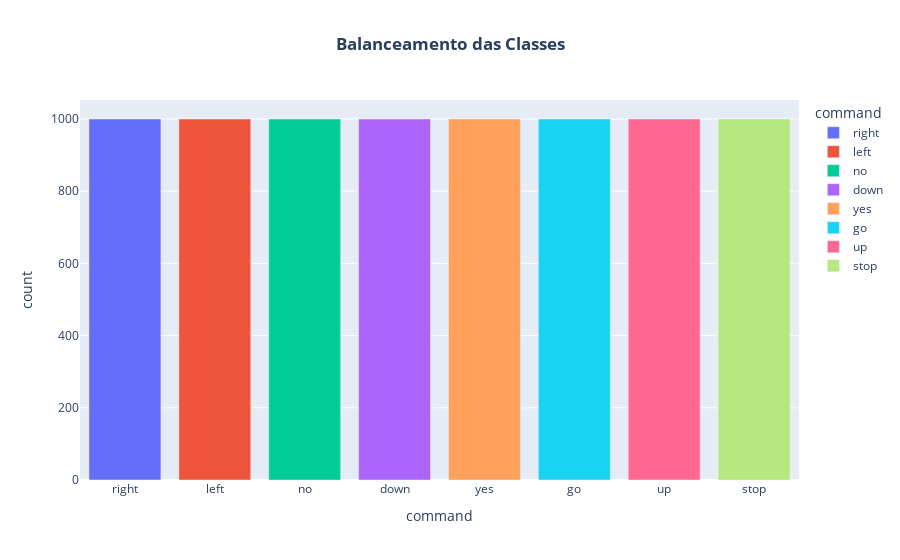

Notebook code cell kept with this figure:
### Code cell
# Mostrar o balanceamento de classes
plot_balanced_class(dataFrame)

### Figure 1 — Plotly figure (JSON) as saved in the notebook; plotly's stock layout.template omitted (floating-point values rounded to 4 significant figures)
{"data": [{"alignmentgroup": "True", "hovertemplate": "command=%{x}<br>count=%{y}<extra></extra>", "legendgroup": "right", "marker": {"color": "#636efa", "pattern": {"shape": ""}}, "name": "right", "offsetgroup": "right", "orientation": "v", "showlegend": true, "textposition": "auto", "type": "bar", "x": ["right"], "xaxis": "x", "y": [1000], "yaxis": "y"}, {"alignmentgroup": "True", "hovertemplate": "command=%{x}<br>count=%{y}<extra></extra>", "legendgroup": "left", "marker": {"color": "#EF553B", "pattern": {"shape": ""}}, "name": "left", "offsetgroup": "left", "orientation": "v", "showlegend": true, "textposition": "auto", "type": "bar", "x": ["left"], "xaxis": "x", "y": [1000], "yaxis": "y"}, {"alignmentgroup": "True", "hovertemplate": "command=%{x}<br>count=%{y}<extra></extra>", "legendgroup": "no", "marker": {"color": "#00cc96", "pattern": {"shape": ""}}, "name": "no", "offsetgroup": "no", "orientation": "v", "showlegend": true, "textposition": "auto", "type": "bar", "x": ["no"], "xaxis": "x", "y": [1000], "yaxis": "y"}, {"alignmentgroup": "True", "hovertemplate": "command=%{x}<br>count=%{y}<extra></extra>", "legendgroup": "down", "marker": {"color": "#ab63fa", "pattern": {"shape": ""}}, "name": "down", "offsetgroup": "down", "orientation": "v", "showlegend": true, "textposition": "auto", "type": "bar", "x": ["down"], "xaxis": "x", "y": [1000], "yaxis": "y"}, {"alignmentgroup": "True", "hovertemplate": "command=%{x}<br>count=%{y}<extra></extra>", "legendgroup": "yes", "marker": {"color": "#FFA15A", "pattern": {"shape": ""}}, "name": "yes", "offsetgroup": "yes", "orientation": "v", "showlegend": true, "textposition": "auto", "type": "bar", "x": ["yes"], "xaxis": "x", "y": [1000], "yaxis": "y"}, {"alignmentgroup": "True", "hovertemplate": "command=%{x}<br>count=%{y}<extra></extra>", "legendgroup": "go", "marker": {"color": "#19d3f3", "pattern": {"shape": ""}}, "name": "go", "offsetgroup": "go", "orientation": "v", "showlegend": true, "textposition": "auto", "type": "bar", "x": ["go"], "xaxis": "x", "y": [1000], "yaxis": "y"}, {"alignmentgroup": "True", "hovertemplate": "command=%{x}<br>count=%{y}<extra></extra>", "legendgroup": "up", "marker": {"color": "#FF6692", "pattern": {"shape": ""}}, "name": "up", "offsetgroup": "up", "orientation": "v", "showlegend": true, "textposition": "auto", "type": "bar", "x": ["up"], "xaxis": "x", "y": [1000], "yaxis": "y"}, {"alignmentgroup": "True", "hovertemplate": "command=%{x}<br>count=%{y}<extra></extra>", "legendgroup": "stop", "marker": {"color": "#B6E880", "pattern": {"shape": ""}}, "name": "stop", "offsetgroup": "stop", "orientation": "v", "showlegend": true, "textposition": "auto", "type": "bar", "x": ["stop"], "xaxis": "x", "y": [1000], "yaxis": "y"}], "layout": {"barmode": "relative", "legend": {"title": {"text": "command"}, "tracegroupgap": 0}, "title": {"text": "<b>Balanceamento das Classes", "x": 0.5}, "xaxis": {"anchor": "y", "categoryarray": ["right", "left", "no", "down", "yes", "go", "up", "stop"], "categoryorder": "array", "domain": [0, 1], "title": {"text": "command"}}, "yaxis": {"anchor": "x", "domain": [0, 1], "title": {"text": "count"}}}}
